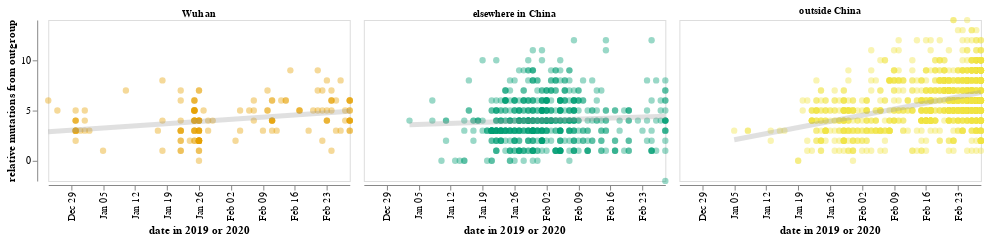

Notebook code for this chart:
### Markdown cell above
Plot delta distances versus date of isolation:

### Code cell
outgroup_selection = alt.selection_single(
    name='sequence',
    fields=['outgroup'],
    bind=alt.binding_select(options=comparators),
    init={'outgroup': comparators[0]},
    )

delta_distance_points = (
    alt.Chart(delta_dist)
    .encode(x=alt.X('date:T',
                    axis=alt.Axis(labelAngle=-90),
                    title='date in 2019 or 2020',
                    ),
            y=alt.Y('delta_distance_to_outgroup:Q',
                    title='relative mutations from outgroup',
                    ),
            color=alt.Color('location_category:N',
                            scale=alt.Scale(range=['#E69F00', '#009E73', '#F0E442']),
                            legend=None,
                            ),
            tooltip=['strain',
                     alt.Tooltip('gisaid_epi_isl',
                                 title='GISAID ID'),
                     'date',
                     alt.Tooltip('n_subs_to_ref',
                                 title='number substitutions'),
                     'substitutions',
                     alt.Tooltip('substitutions_to_outgroup',
                                 title='substitutions to outgroup'),
                     alt.Tooltip('frac_called',
                                 title='fraction sites called',
                                 format='.3f'),
                     ],
            )
    .mark_point(filled=True,
                opacity=0.4,
                size=40,
                )
    .transform_filter(outgroup_selection)
    .properties(height=160,
                width=300,
                )
    )

delta_distance_lines = (
    delta_distance_points
    .transform_regression('date', 'delta_distance_to_outgroup',
                          groupby=['location_category'])
    .encode(color=alt.value('#999999'))
    .mark_line(opacity=0.3,
               size=5)
    )

delta_distance_chart = (
    (delta_distance_points + delta_distance_lines)
    .add_selection(outgroup_selection)
    .facet(facet=alt.Facet('location_category:N',
                           title=None,
                           header=alt.Header(labelFontStyle='bold',
                                             labelPadding=1,
                                             ),
                           ),
           columns=3,
           spacing=2,
           )
    .configure_axis(grid=False)
    )

delta_distance_chart

### Figure 1 — Vega-Lite specification as saved in the notebook (floating-point values rounded to 4 significant figures; data arrays with more than 128 entries replaced by an {"elided": "..."} marker saying what was removed)
{"config": {"view": {"continuousWidth": 400, "continuousHeight": 300}, "axis": {"grid": false}}, "data": {"name": "data-85473dd4f1097d804b35e1a173357646"}, "facet": {"type": "nominal", "field": "location_category", "header": {"labelFontStyle": "bold", "labelPadding": 1}, "title": null}, "spec": {"layer": [{"mark": {"type": "point", "filled": true, "opacity": 0.4, "size": 40}, "encoding": {"color": {"type": "nominal", "field": "location_category", "legend": null, "scale": {"range": ["#E69F00", "#009E73", "#F0E442"]}}, "tooltip": [{"type": "nominal", "field": "strain"}, {"type": "nominal", "field": "gisaid_epi_isl", "title": "GISAID ID"}, {"type": "temporal", "field": "date"}, {"type": "quantitative", "field": "n_subs_to_ref", "title": "number substitutions"}, {"type": "nominal", "field": "substitutions"}, {"type": "nominal", "field": "substitutions_to_outgroup", "title": "substitutions to outgroup"}, {"type": "quantitative", "field": "frac_called", "format": ".3f", "title": "fraction sites called"}], "x": {"type": "temporal", "axis": {"labelAngle": -90}, "field": "date", "title": "date in 2019 or 2020"}, "y": {"type": "quantitative", "field": "delta_distance_to_outgroup", "title": "relative mutations from outgroup"}}, "height": 160, "selection": {"sequence": {"type": "single", "fields": ["outgroup"], "bind": {"input": "select", "options": ["RaTG13", "RmYN02", "RpYN06"]}, "init": {"outgroup": "RaTG13"}}}, "transform": [{"filter": {"selection": "sequence"}}], "width": 300}, {"mark": {"type": "line", "opacity": 0.3, "size": 5}, "encoding": {"color": {"value": "#999999"}, "tooltip": [{"type": "nominal", "field": "strain"}, {"type": "nominal", "field": "gisaid_epi_isl", "title": "GISAID ID"}, {"type": "temporal", "field": "date"}, {"type": "quantitative", "field": "n_subs_to_ref", "title": "number substitutions"}, {"type": "nominal", "field": "substitutions"}, {"type": "nominal", "field": "substitutions_to_outgroup", "title": "substitutions to outgroup"}, {"type": "quantitative", "field": "frac_called", "format": ".3f", "title": "fraction sites called"}], "x": {"type": "temporal", "axis": {"labelAngle": -90}, "field": "date", "title": "date in 2019 or 2020"}, "y": {"type": "quantitative", "field": "delta_distance_to_outgroup", "title": "relative mutations from outgroup"}}, "height": 160, "transform": [{"filter": {"selection": "sequence"}}, {"on": "date", "regression": "delta_distance_to_outgroup", "groupby": ["location_category"]}], "width": 300}]}, "columns": 3, "spacing": 2, "$schema": "https://vega.github.io/schema/vega-lite/v4.8.1.json", "datasets": {"data-85473dd4f1097d804b35e1a173357646": {"elided": "5616 records"}}}
